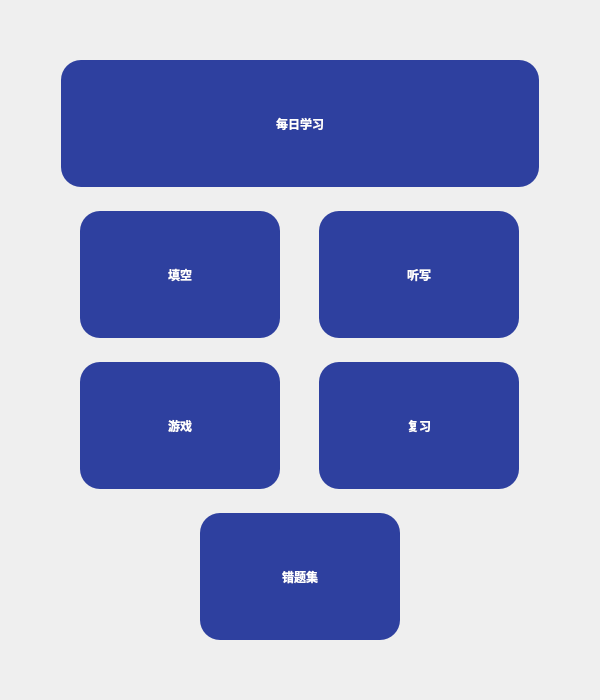
<?xml version="1.0" encoding="UTF-8"?>
<ui version="4.0">
 <class>Form</class>
 <widget class="QWidget" name="Form">
  <property name="geometry">
   <rect>
    <x>0</x>
    <y>0</y>
    <width>600</width>
    <height>700</height>
   </rect>
  </property>
  <property name="minimumSize">
   <size>
    <width>600</width>
    <height>700</height>
   </size>
  </property>
  <property name="windowTitle">
   <string>Form</string>
  </property>
  <property name="styleSheet">
   <string notr="true">QPushButton{
background:#2e409f;
color:white;
border-radius:20px;
font: 20pt &quot;微软雅黑&quot;;
font-weight:bold;
}
QPushButton:pressed {
background:#3a50c6;
}</string>
  </property>
  <layout class="QVBoxLayout" name="verticalLayout">
   <item>
    <spacer name="verticalSpacer_2">
     <property name="orientation">
      <enum>Qt::Vertical</enum>
     </property>
     <property name="sizeType">
      <enum>QSizePolicy::Preferred</enum>
     </property>
     <property name="sizeHint" stdset="0">
      <size>
       <width>20</width>
       <height>40</height>
      </size>
     </property>
    </spacer>
   </item>
   <item>
    <layout class="QHBoxLayout" name="horizontalLayout_6">
     <property name="spacing">
      <number>6</number>
     </property>
     <property name="leftMargin">
      <number>50</number>
     </property>
     <property name="topMargin">
      <number>9</number>
     </property>
     <property name="rightMargin">
      <number>50</number>
     </property>
     <property name="bottomMargin">
      <number>9</number>
     </property>
     <item>
      <widget class="QPushButton" name="Study_BTN">
       <property name="sizePolicy">
        <sizepolicy hsizetype="Minimum" vsizetype="Preferred">
         <horstretch>0</horstretch>
         <verstretch>0</verstretch>
        </sizepolicy>
       </property>
       <property name="text">
        <string>每日学习</string>
       </property>
      </widget>
     </item>
    </layout>
   </item>
   <item>
    <layout class="QHBoxLayout" name="horizontalLayout_5">
     <property name="spacing">
      <number>20</number>
     </property>
     <property name="leftMargin">
      <number>50</number>
     </property>
     <property name="topMargin">
      <number>9</number>
     </property>
     <property name="rightMargin">
      <number>50</number>
     </property>
     <property name="bottomMargin">
      <number>9</number>
     </property>
     <item>
      <widget class="QPushButton" name="label_9">
       <property name="sizePolicy">
        <sizepolicy hsizetype="Minimum" vsizetype="Preferred">
         <horstretch>0</horstretch>
         <verstretch>0</verstretch>
        </sizepolicy>
       </property>
       <property name="maximumSize">
        <size>
         <width>200</width>
         <height>16777215</height>
        </size>
       </property>
       <property name="text">
        <string>填空</string>
       </property>
      </widget>
     </item>
     <item>
      <widget class="QPushButton" name="label_10">
       <property name="sizePolicy">
        <sizepolicy hsizetype="Minimum" vsizetype="Preferred">
         <horstretch>0</horstretch>
         <verstretch>0</verstretch>
        </sizepolicy>
       </property>
       <property name="maximumSize">
        <size>
         <width>200</width>
         <height>16777215</height>
        </size>
       </property>
       <property name="text">
        <string>听写</string>
       </property>
      </widget>
     </item>
    </layout>
   </item>
   <item>
    <layout class="QHBoxLayout" name="horizontalLayout_2">
     <property name="spacing">
      <number>20</number>
     </property>
     <property name="leftMargin">
      <number>50</number>
     </property>
     <property name="topMargin">
      <number>9</number>
     </property>
     <property name="rightMargin">
      <number>50</number>
     </property>
     <property name="bottomMargin">
      <number>9</number>
     </property>
     <item>
      <widget class="QPushButton" name="label_7">
       <property name="sizePolicy">
        <sizepolicy hsizetype="Minimum" vsizetype="Preferred">
         <horstretch>0</horstretch>
         <verstretch>0</verstretch>
        </sizepolicy>
       </property>
       <property name="maximumSize">
        <size>
         <width>200</width>
         <height>16777215</height>
        </size>
       </property>
       <property name="text">
        <string>游戏</string>
       </property>
      </widget>
     </item>
     <item>
      <widget class="QPushButton" name="label_8">
       <property name="sizePolicy">
        <sizepolicy hsizetype="Minimum" vsizetype="Preferred">
         <horstretch>0</horstretch>
         <verstretch>0</verstretch>
        </sizepolicy>
       </property>
       <property name="maximumSize">
        <size>
         <width>200</width>
         <height>16777215</height>
        </size>
       </property>
       <property name="text">
        <string>复习</string>
       </property>
      </widget>
     </item>
    </layout>
   </item>
   <item>
    <layout class="QHBoxLayout" name="horizontalLayout_3">
     <property name="spacing">
      <number>6</number>
     </property>
     <property name="leftMargin">
      <number>50</number>
     </property>
     <property name="topMargin">
      <number>9</number>
     </property>
     <property name="rightMargin">
      <number>50</number>
     </property>
     <property name="bottomMargin">
      <number>9</number>
     </property>
     <item>
      <widget class="QPushButton" name="label_6">
       <property name="sizePolicy">
        <sizepolicy hsizetype="Minimum" vsizetype="Preferred">
         <horstretch>0</horstretch>
         <verstretch>0</verstretch>
        </sizepolicy>
       </property>
       <property name="maximumSize">
        <size>
         <width>200</width>
         <height>16777215</height>
        </size>
       </property>
       <property name="text">
        <string>错题集</string>
       </property>
      </widget>
     </item>
    </layout>
   </item>
   <item>
    <spacer name="verticalSpacer">
     <property name="orientation">
      <enum>Qt::Vertical</enum>
     </property>
     <property name="sizeType">
      <enum>QSizePolicy::Preferred</enum>
     </property>
     <property name="sizeHint" stdset="0">
      <size>
       <width>20</width>
       <height>40</height>
      </size>
     </property>
    </spacer>
   </item>
  </layout>
 </widget>
 <resources/>
 <connections/>
</ui>
